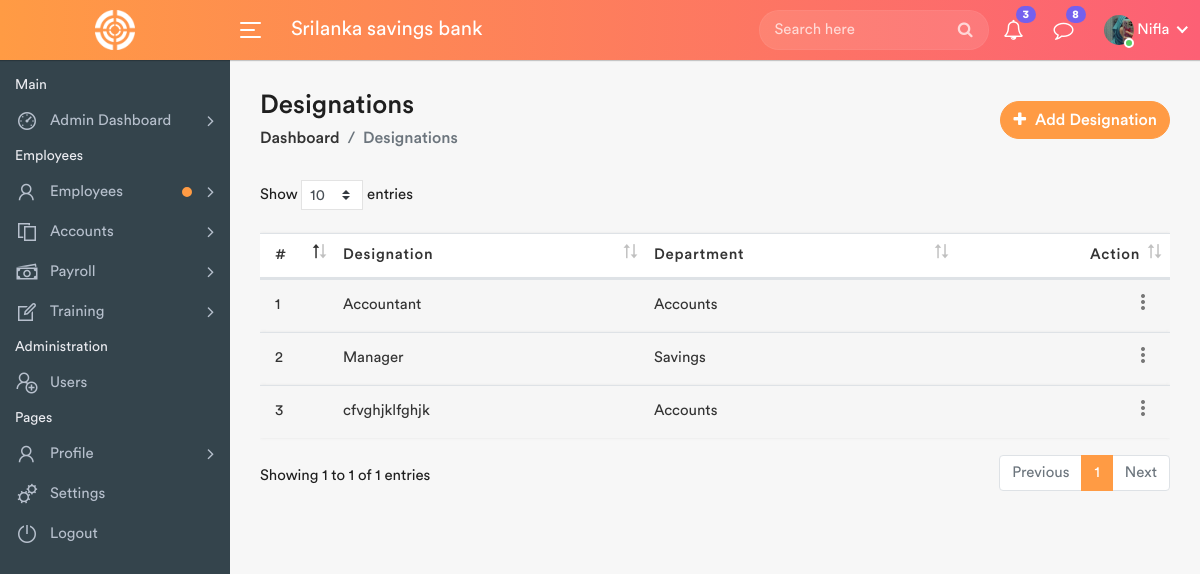
The page /BankingAdmin/designations.php (signed in) on the database its author committed.
### tables this page shows
CREATE TABLE `users` (
  `id` int(11) NOT NULL,
  `FirstName` varchar(200) NOT NULL,
  `LastName` varchar(200) NOT NULL,
  `UserName` varchar(200) NOT NULL,
  `Email` varchar(100) NOT NULL,
  `Password` varchar(200) NOT NULL,
  `Phone` varchar(20) NOT NULL,
  `Address` varchar(200) NOT NULL,
  `Picture` varchar(255) NOT NULL,
  `dateTime` datetime NOT NULL DEFAULT current_timestamp()
);

CREATE TABLE `designations` (
  `id` int(11) NOT NULL,
  `Designation` varchar(100) NOT NULL,
  `Department` varchar(100) NOT NULL,
  `Date` date NOT NULL DEFAULT current_timestamp()
);

### BankingAdmin/designations.php (the view, shortened to what this page needs)
<?php
	include_once('includes/functions.php');
 ?>
<!DOCTYPE html>
<html lang="en">
    <head>
        <link rel="stylesheet" href="assets/css/bootstrap.min.css">
        <link rel="stylesheet" href="assets/css/font-awesome.min.css">
        <link rel="stylesheet" href="assets/css/line-awesome.min.css">
		<link rel="stylesheet" href="assets/css/select2.min.css">
		<link rel="stylesheet" href="assets/css/dataTables.bootstrap4.min.css">
        <link rel="stylesheet" href="assets/css/style.css">
    </head>
    <body>
        <div class="main-wrapper">
            <?php include_once("includes/header.php");?>
            <?php include_once("includes/sidebar.php");?>
            <div class="page-wrapper">
                <div class="content container-fluid">
					<div class="page-header">
						<div class="row align-items-center">
							<div class="col">
								<h3 class="page-title">Designations</h3>
								<ul class="breadcrumb">
									<li class="breadcrumb-item"><a href="index.php">Dashboard</a></li>
									<li class="breadcrumb-item active">Designations</li>
								</ul>
							</div>
							<div class="col-auto float-right ml-auto">
								<a href="#" class="btn add-btn" data-toggle="modal" data-target="#add_designation"><i class="fa fa-plus"></i> Add Designation</a>
							</div>
						</div>
					</div>
					<div class="row">
						<div class="col-md-12">
							<div class="table-responsive">
								<table class="table table-striped custom-table mb-0 datatable">
									<thead>
										<tr>
											<th style="width: 30px;">#</th>
											<th>Designation </th>
											<th>Department </th>
											<th class="text-right">Action</th>
										</tr>
									</thead>
									<?php
										$sql = "SELECT * FROM designations";
										$query = $dbh->prepare($sql);
										$query->execute();
										$results=$query->fetchAll(PDO::FETCH_OBJ);
										$cnt=1;
										if($query->rowCount() > 0)
										{
										foreach($results as $row)
										{
									?>
									<tbody>
										<tr>
											<td><?php echo $cnt; ?></td>
											<td><?php echo htmlentities($row->Designation); ?></td>
											<td><?php echo htmlentities($row->Department); ?></td>
											<td class="text-right">
                                            <div class="dropdown dropdown-action">
													<a href="#" class="action-icon dropdown-toggle" data-toggle="dropdown" aria-expanded="false"><i class="material-icons">more_vert</i></a>
												</div>
											</td>
										</tr>
									</tbody>
									<?php $cnt +=1;
										}
									}?>
								</table>
							</div>
						</div>
					</div>
                </div>
            </div>
        </div>
    </body>
</html>

### BankingAdmin/includes/header.php (shortened to what this page needs)
<div class="header">
	<div class="header-left">
		<a href="index.php" class="logo">
			<img src="assets/img/logo.png" width="40" height="40" alt="">
		</a>
	</div>
	<a id="toggle_btn" href="javascript:void(0);">
		<span class="bar-icon">
			<span></span>
			<span></span>
			<span></span>
		</span>
	</a>
	<div class="page-title-box">
		<h3>Srilanka savings bank</h3>
	</div>
	<ul class="nav user-menu">
		<li class="nav-item">
			<div class="top-nav-search">
				<form action="search.php">
					<input class="form-control" type="text" placeholder="Search here">
					<button class="btn" type="submit"><i class="fa fa-search"></i></button>
				</form>
			</div>
		</li>
<li class="nav-item dropdown">
    <a href="#" class="dropdown-toggle nav-link" data-toggle="dropdown">
        <i class="fa fa-bell-o"></i> <span class="badge badge-pill">3</span>
    </a>
</li>
<li class="nav-item dropdown">
    <a href="#" class="dropdown-toggle nav-link" data-toggle="dropdown">
        <i class="fa fa-comment-o"></i> <span class="badge badge-pill">8</span>
    </a>
</li>
		<?php
		$sql = "SELECT * from users";
		$query = $dbh -> prepare($sql);
		$query->execute();
		$result=$query->fetch(PDO::FETCH_OBJ);
		?>
		<li class="nav-item dropdown has-arrow main-drop">
			<a href="#" class="dropdown-toggle nav-link" data-toggle="dropdown">
				<span class="user-img"><img src="./profiles/<?php echo htmlentities($result->Picture);?>" alt="User Picture">
				<span class="status online"></span></span>
				<span><?php echo htmlentities(ucfirst($_SESSION['userlogin']));?></span>
			</a>
		</li>
	</ul>
</div>

### rows shown on the page
users: Picture (picture)
designations: Designation "Accountant", Department "Accounts"
designations: Designation "Manager", Department "Savings"
designations: Designation "cfvghjklfghjk", Department "Accounts"

### other values the page prints
$_SESSION['userlogin'] "Nifla"
